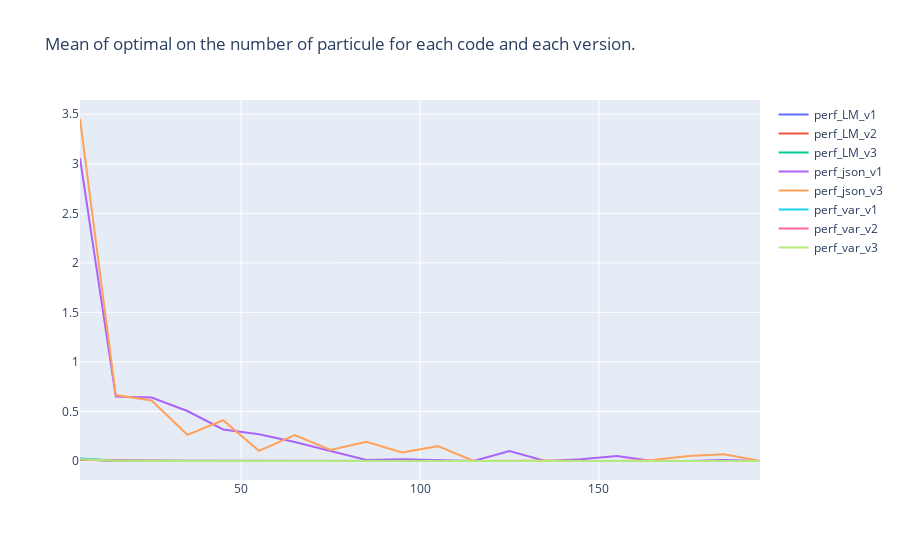

Here is the notebook cell this chart was saved with:
### Markdown cell above
Conformément à notre intuition, les deux techniques d'optimisation ne se révèlent pas efficaces pour ce paramètre. De plus, nous observons que l'augmentation du nombre de particules n'alourdit pas significativement le temps de calcul.

Dans une configuration fixe, le multi-processing rallonge le temps d'exécution, tandis que le multi-threading demeure à un niveau similaire à la méthode naïve.

Parmi les trois codes possibles, nous constatons que le stockage dans un fichier JSON contenant toutes les informations est le plus rapide. Cela peut être dû au fait que le nombre de simulations (20) et d'itérations (200) est relativement faible. La mémoire occupée par le fichier JSON n'interfère pas avec les performances de calcul.

### Code cell
fig = go.Figure()
columns_timer = ['timer_LM_v1','timer_LM_v2','timer_LM_v3','timer_json_v1','timer_json_v3','timer_var_v1','timer_var_v2','timer_var_v3','nb_part']
for exe in df_ite.drop(columns=columns_timer).columns : 
    fig.add_trace(go.Scatter(x=df_ite['nb_part'],y=df_ite[exe],name=exe))
fig.update_layout(title_text='Mean of optimal on the number of particule for each code and each version.')
fig.show()

### Figure 1 — Plotly figure (JSON) as saved in the notebook; plotly's stock layout.template omitted (floating-point values rounded to 4 significant figures)
{"data": [{"name": "perf_LM_v1", "type": "scatter", "x": [5, 15, 25, 35, 45, 55, 65, 75, 85, 95, 105, 115, 125, 135, 145, 155, 165, 175, 185, 195], "y": [0.02197, 0.001654, 0.001091, 0.0003239, 0.0004653, 0.0008743, 0.0003091, 6.007e-05, 4.188e-05, 8.908e-05, 5.698e-05, 7.282e-05, 6.975e-05, 4.416e-05, 1.147e-05, 5.325e-05, 1.123e-05, 2.463e-05, 1.671e-05, 1.584e-05]}, {"name": "perf_LM_v2", "type": "scatter", "x": [5, 15, 25, 35, 45, 55, 65, 75, 85, 95, 105, 115, 125, 135, 145, 155, 165, 175, 185, 195], "y": [0.008946, 0.003578, 0.001716, 0.001, 0.0002635, 0.0001914, 0.0001788, 0.0001969, 0.0002831, 7.664e-05, 0.0001025, 3.019e-05, 4.717e-05, 4.462e-05, 1.237e-05, 3.762e-05, 1.455e-05, 1.418e-05, 2.149e-05, 1.102e-05]}, {"name": "perf_LM_v3", "type": "scatter", "x": [5, 15, 25, 35, 45, 55, 65, 75, 85, 95, 105, 115, 125, 135, 145, 155, 165, 175, 185, 195], "y": [0.01679, 0.0006608, 0.000904, 0.001297, 0.0006505, 0.0004836, 0.0001958, 0.0001959, 4.361e-05, 4.129e-05, 3.563e-05, 0.0001138, 2.143e-05, 6.016e-05, 3.671e-05, 3.952e-05, 6.698e-05, 3.771e-05, 1.968e-05, 1.238e-05]}, {"name": "perf_json_v1", "type": "scatter", "x": [5, 15, 25, 35, 45, 55, 65, 75, 85, 95, 105, 115, 125, 135, 145, 155, 165, 175, 185, 195], "y": [3.057, 0.6496, 0.64, 0.5047, 0.318, 0.2698, 0.1914, 0.101, 0.009578, 0.01705, 0.00825, 3.492e-07, 0.0995, 1.399e-12, 0.01718, 0.04975, 6.196e-10, 5.261e-08, 0.009834, 0]}, {"name": "perf_json_v3", "type": "scatter", "x": [5, 15, 25, 35, 45, 55, 65, 75, 85, 95, 105, 115, 125, 135, 145, 155, 165, 175, 185, 195], "y": [3.452, 0.6653, 0.6109, 0.2644, 0.4118, 0.1027, 0.2616, 0.1108, 0.1933, 0.08614, 0.1498, 0.0009105, 0.002012, 0.005277, 0, 0, 0.01011, 0.04979, 0.06897, 2.567e-10]}, {"name": "perf_var_v1", "type": "scatter", "x": [5, 15, 25, 35, 45, 55, 65, 75, 85, 95, 105, 115, 125, 135, 145, 155, 165, 175, 185, 195], "y": [0.02561, 0.001724, 0.001339, 0.0003746, 0.0005018, 0.0001486, 9.595e-05, 0.0001382, 0.0001496, 0.0001715, 8.454e-05, 8.635e-05, 4.004e-05, 6.364e-05, 4.728e-05, 3.823e-05, 3.149e-05, 3.144e-05, 2.278e-05, 9.792e-06]}, {"name": "perf_var_v2", "type": "scatter", "x": [5, 15, 25, 35, 45, 55, 65, 75, 85, 95, 105, 115, 125, 135, 145, 155, 165, 175, 185, 195], "y": [0.01422, 0.002927, 0.00175, 0.0006376, 0.0003632, 0.000169, 8.365e-05, 0.0001041, 9.796e-05, 3.415e-05, 8.817e-05, 6.488e-05, 9.254e-05, 1.415e-05, 4.664e-05, 2.308e-05, 3.169e-05, 2.166e-05, 2.157e-05, 2.064e-05]}, {"name": "perf_var_v3", "type": "scatter", "x": [5, 15, 25, 35, 45, 55, 65, 75, 85, 95, 105, 115, 125, 135, 145, 155, 165, 175, 185, 195], "y": [0.01714, 0.001804, 0.001105, 0.0005385, 0.0003068, 0.0001912, 0.0002864, 0.0001005, 0.0001102, 0.0001197, 4.894e-05, 8.706e-05, 6.557e-05, 4.244e-05, 2.673e-05, 2.504e-05, 4.651e-05, 4.033e-05, 1.231e-05, 2.311e-05]}], "layout": {"title": {"text": "Mean of optimal on the number of particule for each code and each version."}}}
